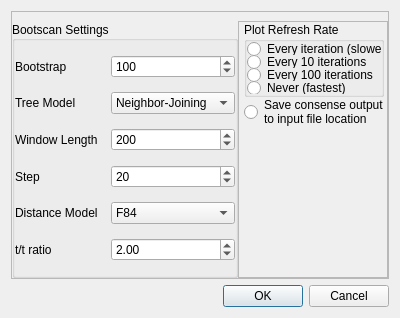
<?xml version="1.0" encoding="UTF-8"?>
<ui version="4.0">
 <class>Dialog</class>
 <widget class="QDialog" name="Dialog">
  <property name="geometry">
   <rect>
    <x>0</x>
    <y>0</y>
    <width>400</width>
    <height>300</height>
   </rect>
  </property>
  <property name="windowTitle">
   <string>Bootscan Settings</string>
  </property>
  <layout class="QVBoxLayout" name="verticalLayout">
   <item>
    <widget class="QFrame" name="frame">
     <property name="frameShape">
      <enum>QFrame::StyledPanel</enum>
     </property>
     <property name="frameShadow">
      <enum>QFrame::Raised</enum>
     </property>
     <layout class="QHBoxLayout" name="horizontalLayout">
      <property name="spacing">
       <number>0</number>
      </property>
      <property name="leftMargin">
       <number>0</number>
      </property>
      <property name="topMargin">
       <number>9</number>
      </property>
      <property name="rightMargin">
       <number>0</number>
      </property>
      <property name="bottomMargin">
       <number>0</number>
      </property>
      <item>
       <widget class="QGroupBox" name="groupBox">
        <property name="title">
         <string>Bootscan Settings</string>
        </property>
        <property name="alignment">
         <set>Qt::AlignLeading|Qt::AlignLeft|Qt::AlignVCenter</set>
        </property>
        <property name="checkable">
         <bool>false</bool>
        </property>
        <layout class="QGridLayout" name="gridLayout">
         <property name="leftMargin">
          <number>0</number>
         </property>
         <property name="topMargin">
          <number>0</number>
         </property>
         <property name="rightMargin">
          <number>0</number>
         </property>
         <property name="bottomMargin">
          <number>0</number>
         </property>
         <property name="spacing">
          <number>0</number>
         </property>
         <item row="1" column="1">
          <widget class="QComboBox" name="comboBox_tree_model">
           <item>
            <property name="text">
             <string>Neighbor-Joining</string>
            </property>
           </item>
           <item>
            <property name="text">
             <string>UPGMA</string>
            </property>
           </item>
          </widget>
         </item>
         <item row="0" column="1">
          <widget class="QSpinBox" name="spinBox_bootstrap">
           <property name="minimum">
            <number>50</number>
           </property>
           <property name="maximum">
            <number>1000</number>
           </property>
           <property name="singleStep">
            <number>50</number>
           </property>
           <property name="value">
            <number>100</number>
           </property>
          </widget>
         </item>
         <item row="5" column="0">
          <widget class="QLabel" name="label_6">
           <property name="text">
            <string>t/t ratio</string>
           </property>
          </widget>
         </item>
         <item row="2" column="0">
          <widget class="QLabel" name="label_3">
           <property name="text">
            <string>Window Length</string>
           </property>
          </widget>
         </item>
         <item row="4" column="0">
          <widget class="QLabel" name="label_5">
           <property name="text">
            <string>Distance Model</string>
           </property>
          </widget>
         </item>
         <item row="4" column="1">
          <widget class="QComboBox" name="comboBox_distance_model">
           <item>
            <property name="text">
             <string>F84</string>
            </property>
           </item>
           <item>
            <property name="text">
             <string>Kimura</string>
            </property>
           </item>
           <item>
            <property name="text">
             <string>Jukes-Cantor</string>
            </property>
           </item>
           <item>
            <property name="text">
             <string>LogDet</string>
            </property>
           </item>
          </widget>
         </item>
         <item row="3" column="1">
          <widget class="QSpinBox" name="spinBox_step">
           <property name="minimum">
            <number>10</number>
           </property>
           <property name="maximum">
            <number>200</number>
           </property>
           <property name="singleStep">
            <number>10</number>
           </property>
           <property name="value">
            <number>20</number>
           </property>
          </widget>
         </item>
         <item row="0" column="0">
          <widget class="QLabel" name="label">
           <property name="text">
            <string>Bootstrap</string>
           </property>
          </widget>
         </item>
         <item row="2" column="1">
          <widget class="QSpinBox" name="spinBox_window">
           <property name="minimum">
            <number>20</number>
           </property>
           <property name="maximum">
            <number>1000</number>
           </property>
           <property name="singleStep">
            <number>20</number>
           </property>
           <property name="value">
            <number>200</number>
           </property>
          </widget>
         </item>
         <item row="3" column="0">
          <widget class="QLabel" name="label_4">
           <property name="text">
            <string>Step</string>
           </property>
          </widget>
         </item>
         <item row="5" column="1">
          <widget class="QDoubleSpinBox" name="doubleSpinBox_t_t">
           <property name="maximum">
            <double>99.000000000000000</double>
           </property>
           <property name="value">
            <double>2.000000000000000</double>
           </property>
          </widget>
         </item>
         <item row="1" column="0">
          <widget class="QLabel" name="label_2">
           <property name="text">
            <string>Tree Model</string>
           </property>
          </widget>
         </item>
        </layout>
       </widget>
      </item>
      <item>
       <widget class="QFrame" name="frame_2">
        <property name="maximumSize">
         <size>
          <width>150</width>
          <height>10000</height>
         </size>
        </property>
        <property name="frameShape">
         <enum>QFrame::StyledPanel</enum>
        </property>
        <property name="frameShadow">
         <enum>QFrame::Raised</enum>
        </property>
        <layout class="QVBoxLayout" name="verticalLayout_2">
         <property name="spacing">
          <number>0</number>
         </property>
         <property name="leftMargin">
          <number>5</number>
         </property>
         <property name="topMargin">
          <number>0</number>
         </property>
         <property name="rightMargin">
          <number>0</number>
         </property>
         <property name="bottomMargin">
          <number>0</number>
         </property>
         <item>
          <widget class="QGroupBox" name="groupBox_2">
           <property name="maximumSize">
            <size>
             <width>140</width>
             <height>75</height>
            </size>
           </property>
           <property name="title">
            <string>Plot Refresh Rate</string>
           </property>
           <layout class="QVBoxLayout" name="verticalLayout_3">
            <property name="spacing">
             <number>0</number>
            </property>
            <property name="leftMargin">
             <number>0</number>
            </property>
            <property name="topMargin">
             <number>0</number>
            </property>
            <property name="rightMargin">
             <number>0</number>
            </property>
            <property name="bottomMargin">
             <number>0</number>
            </property>
            <item>
             <widget class="QRadioButton" name="radioButton_refresh_always">
              <property name="text">
               <string>Every iteration (slowest)</string>
              </property>
             </widget>
            </item>
            <item>
             <widget class="QRadioButton" name="radioButton_refresh_10">
              <property name="text">
               <string>Every 10 iterations</string>
              </property>
             </widget>
            </item>
            <item>
             <widget class="QRadioButton" name="radioButton_refresh_100">
              <property name="text">
               <string>Every 100 iterations</string>
              </property>
             </widget>
            </item>
            <item>
             <widget class="QRadioButton" name="radioButton_refresh_never">
              <property name="text">
               <string>Never (fastest)</string>
              </property>
             </widget>
            </item>
           </layout>
          </widget>
         </item>
         <item>
          <widget class="QRadioButton" name="radioButton_consense">
           <property name="minimumSize">
            <size>
             <width>0</width>
             <height>30</height>
            </size>
           </property>
           <property name="text">
            <string>Save consense output 
to input file location</string>
           </property>
          </widget>
         </item>
         <item>
          <spacer name="verticalSpacer">
           <property name="orientation">
            <enum>Qt::Vertical</enum>
           </property>
           <property name="sizeType">
            <enum>QSizePolicy::Fixed</enum>
           </property>
           <property name="sizeHint" stdset="0">
            <size>
             <width>20</width>
             <height>150</height>
            </size>
           </property>
          </spacer>
         </item>
        </layout>
       </widget>
      </item>
     </layout>
    </widget>
   </item>
   <item>
    <widget class="QDialogButtonBox" name="buttonBox">
     <property name="orientation">
      <enum>Qt::Horizontal</enum>
     </property>
     <property name="standardButtons">
      <set>QDialogButtonBox::Cancel|QDialogButtonBox::Ok</set>
     </property>
    </widget>
   </item>
  </layout>
 </widget>
 <resources/>
 <connections>
  <connection>
   <sender>buttonBox</sender>
   <signal>accepted()</signal>
   <receiver>Dialog</receiver>
   <slot>accept()</slot>
   <hints>
    <hint type="sourcelabel">
     <x>248</x>
     <y>254</y>
    </hint>
    <hint type="destinationlabel">
     <x>157</x>
     <y>274</y>
    </hint>
   </hints>
  </connection>
  <connection>
   <sender>buttonBox</sender>
   <signal>rejected()</signal>
   <receiver>Dialog</receiver>
   <slot>reject()</slot>
   <hints>
    <hint type="sourcelabel">
     <x>316</x>
     <y>260</y>
    </hint>
    <hint type="destinationlabel">
     <x>286</x>
     <y>274</y>
    </hint>
   </hints>
  </connection>
 </connections>
</ui>
